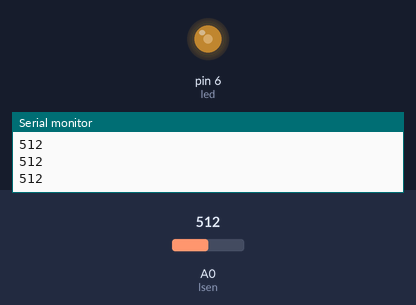
Bench run of a sketch on a simulated Arduino Uno, built with avr-gcc and run on an emulated ATmega328P. Shown: output pins drawn as LEDs (lit = HIGH), the last lines printed to the serial monitor. The test bench sets the inputs (shaded band); at power-on: A0 (lsen) = 512.

Above: at 1.2 s.
1.3 s: A0 (lsen) set to 716
At 2.2 s:
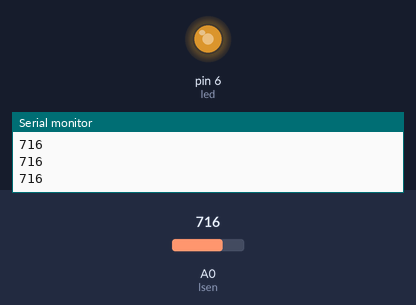
2.8 s: A0 (lsen) set to 900
At 3.5 s:
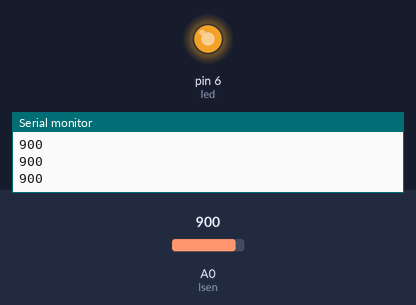
4.3 s: A0 (lsen) set to 1023
At 4.9 s:
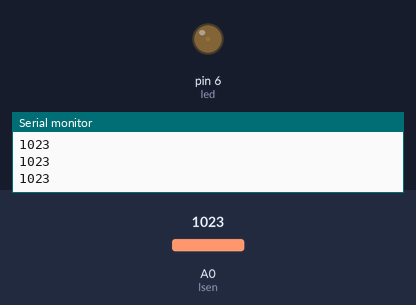
5.8 s: A0 (lsen) set to 0
At 6.2 s:
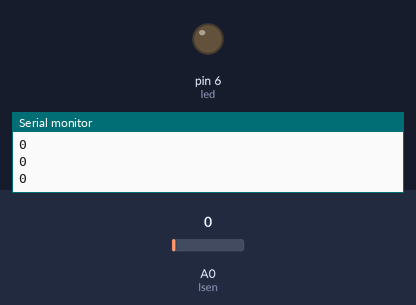
7.3 s: A0 (lsen) set to 511
At 8.7 s:
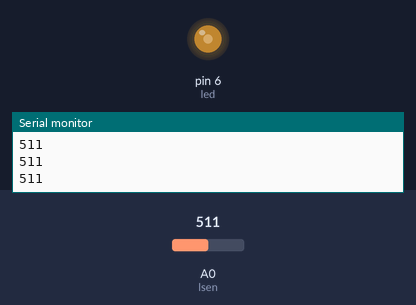
Timing chart, 0 to 9.8 s (numbered marks = the images above; inputs shaded):
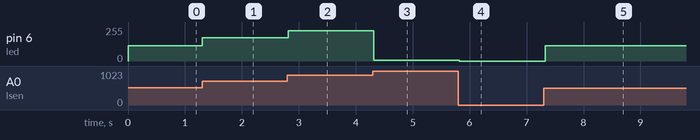

The sketch:

cam_bien_anh_sang.ino
```cpp
int lsen = A0;
int led = 6;

void setup() {
  Serial.begin(9600);
  pinMode(led, OUTPUT);
}

void loop() {
  int status = analogRead(lsen);
  Serial.println(status);

  if (status < 1) {
    analogWrite(led, 0);  // Tắt đèn nếu giá trị nhỏ hơn 50
  } else {
    int data = map(status, 100, 1000, 0, 255);
    analogWrite(led, data);
  }

  delay(100);
}
```

Measured:
- after the input at 1.3 s, pin 6 (led): 116/255 → 174/255 at once
- after the input at 2.8 s, pin 6 (led): 174/255 → 226/255 at once
- after the input at 4.3 s, pin 6 (led): 226/255 → 5/255 at once
- after the input at 5.8 s, pin 6 (led): 5/255 → 0/255 at once
- after the input at 7.3 s, pin 6 (led): 0/255 → 116/255 at once
